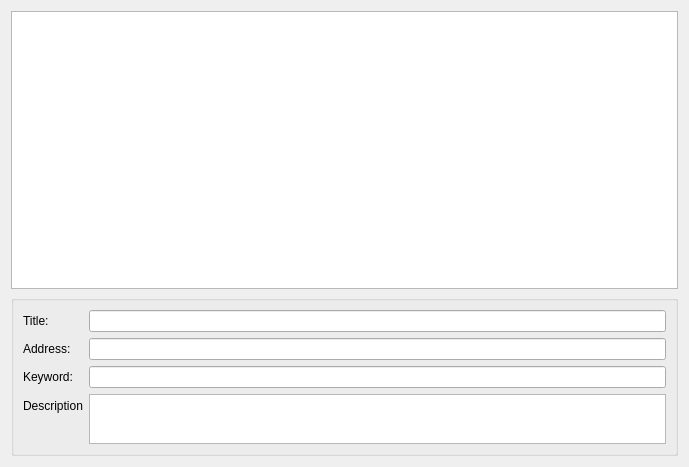
<?xml version="1.0" encoding="UTF-8"?>
<ui version="4.0">
 <class>BookmarksManager</class>
 <widget class="QWidget" name="BookmarksManager">
  <property name="geometry">
   <rect>
    <x>0</x>
    <y>0</y>
    <width>689</width>
    <height>467</height>
   </rect>
  </property>
  <property name="windowTitle">
   <string>Bookmarks</string>
  </property>
  <layout class="QVBoxLayout" name="verticalLayout">
   <item>
    <widget class="BookmarksTreeView" name="tree"/>
   </item>
   <item>
    <widget class="QGroupBox" name="editBox">
     <property name="sizePolicy">
      <sizepolicy hsizetype="Preferred" vsizetype="Maximum">
       <horstretch>0</horstretch>
       <verstretch>0</verstretch>
      </sizepolicy>
     </property>
     <layout class="QFormLayout" name="formLayout_2">
      <item row="0" column="0">
       <widget class="QLabel" name="labelTitle">
        <property name="text">
         <string>Title:</string>
        </property>
       </widget>
      </item>
      <item row="0" column="1">
       <widget class="QLineEdit" name="title"/>
      </item>
      <item row="1" column="0">
       <widget class="QLabel" name="labelAddress">
        <property name="text">
         <string>Address:</string>
        </property>
       </widget>
      </item>
      <item row="1" column="1">
       <widget class="QLineEdit" name="address"/>
      </item>
      <item row="2" column="0">
       <widget class="QLabel" name="labelKeyword">
        <property name="text">
         <string>Keyword:</string>
        </property>
       </widget>
      </item>
      <item row="2" column="1">
       <widget class="QLineEdit" name="keyword"/>
      </item>
      <item row="3" column="0">
       <widget class="QLabel" name="labelDescription">
        <property name="text">
         <string>Description</string>
        </property>
       </widget>
      </item>
      <item row="3" column="1">
       <widget class="QPlainTextEdit" name="description">
        <property name="minimumSize">
         <size>
          <width>0</width>
          <height>50</height>
         </size>
        </property>
        <property name="maximumSize">
         <size>
          <width>16777215</width>
          <height>50</height>
         </size>
        </property>
       </widget>
      </item>
     </layout>
    </widget>
   </item>
  </layout>
 </widget>
 <customwidgets>
  <customwidget>
   <class>BookmarksTreeView</class>
   <extends>QTreeView</extends>
   <header>mc.bookmarks.BookmarksTreeView</header>
  </customwidget>
 </customwidgets>
 <resources/>
 <connections/>
</ui>
